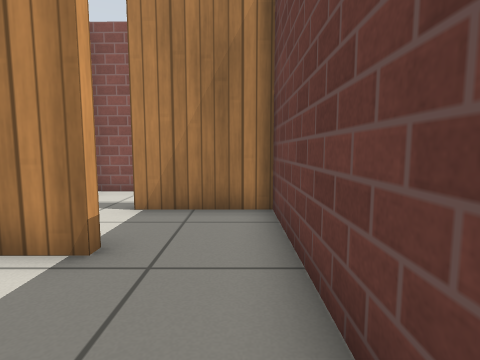
view 1 (above)

17 first-person views from a walk through a robot-simulator world made for Gazebo. The camera is 0.64 m above the floor, tilts 6° down and sees 80° across. The floor is counted in squares, 0.5 m on a side. Each view is taken from the middle of a square. On the plan, view 1 faces up. The plan holds only what a view shows up to about 13 squares ahead; the rest is blank. Gazebo's built-in surfaces are drawn with simple patterns.

view 2
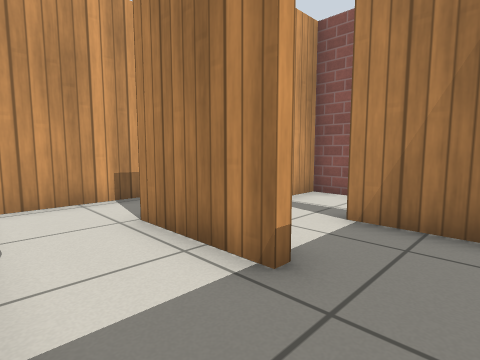

view 3
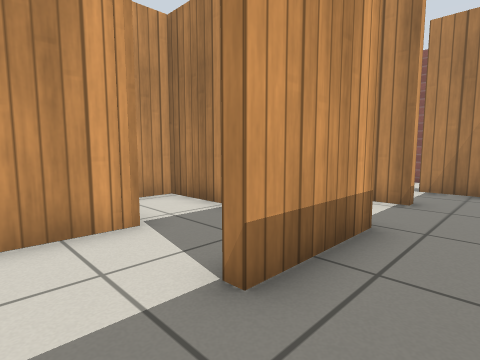

view 4
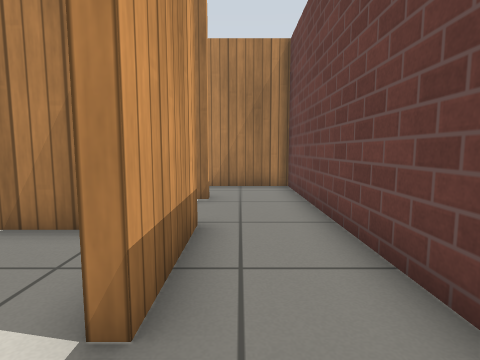

view 5
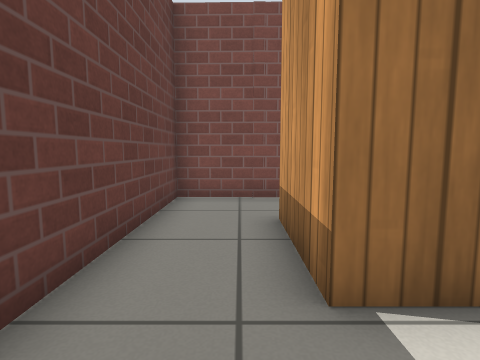

view 6
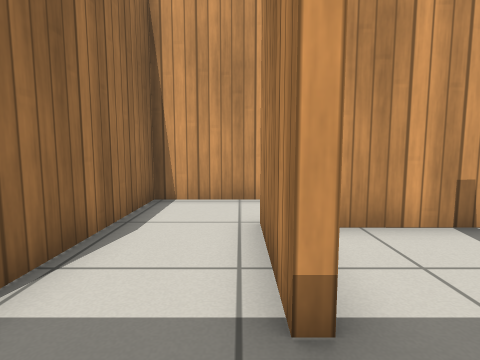

view 7
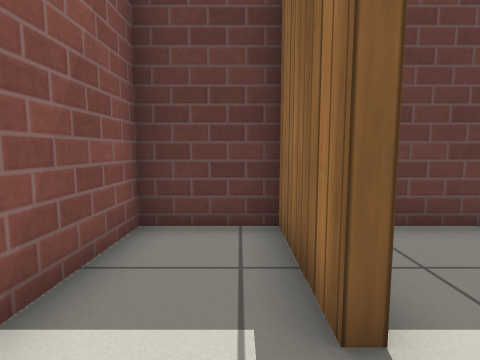

view 8
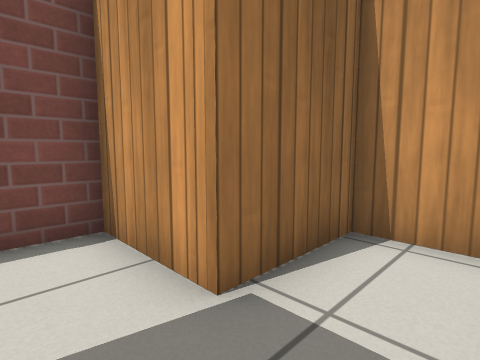

view 9
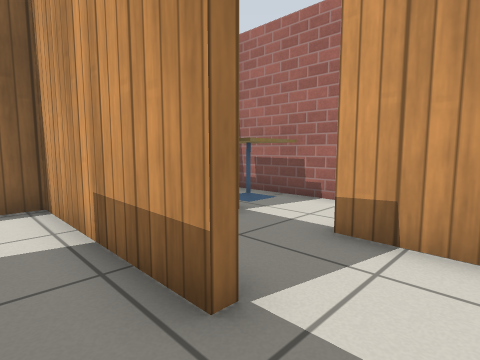

view 10
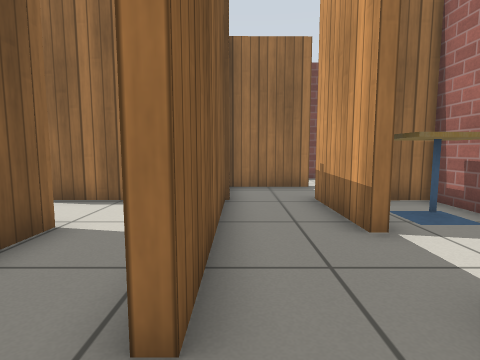

view 11
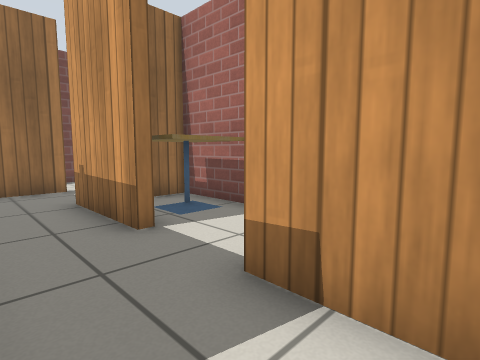

view 12
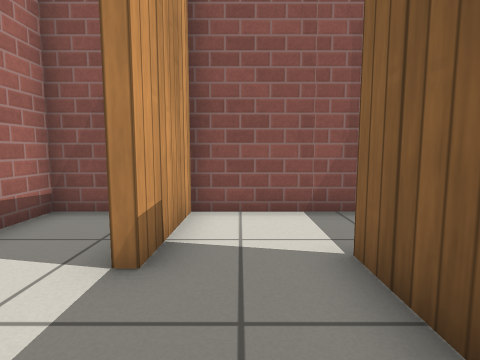

view 13
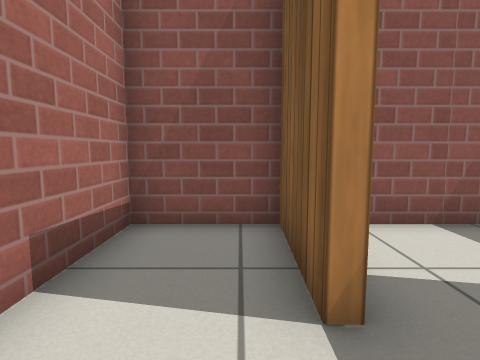

view 14
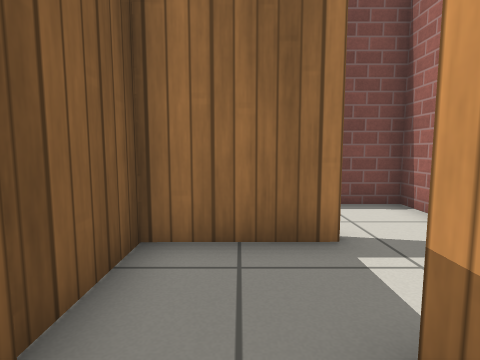

view 15
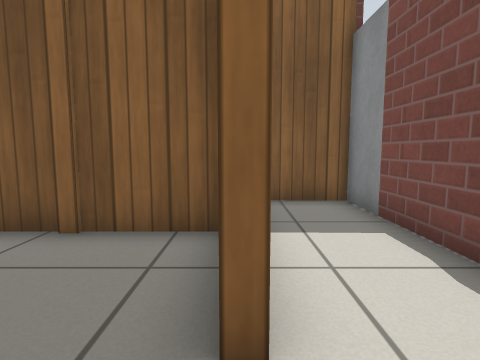

view 16
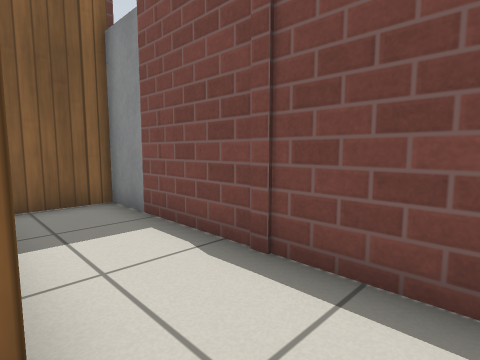

view 17
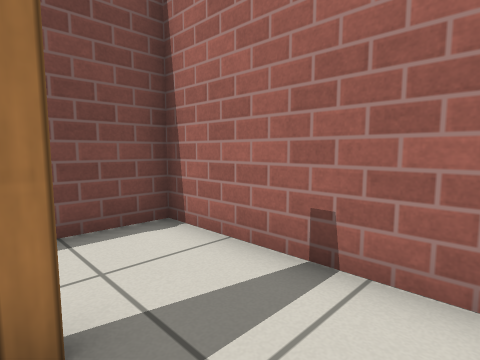

### Floor plan
Points are (right, up) in squares from view 1. A wall is a line through its corners. A room is listed if a view was taken in it or the views show most of it. See-through windows are left out.
Room 1 (views 1, 2, 3, 4, 5, 6, 9)
walls: (-1.7, 3.7) (-1.7, 3.4) (-4.8, 3.4) (-4.8, 4.5); (-7.3, 6.4) (-7.3, 0.8) (-1.7, 0.8) (-1.7, -2.2) (-2.1, -2.2); (-2.4, -4.7) (0.7, -4.7) (0.7, 3.5); (-6.5, 8.8) (-7.5, 8.8)
ways out: opening at (-8, 7.5) to room 4; opening at (-0.5, 4) to room 9; opening at (-2, -3.5) to room 10
Room 2 (view 7)
walls: (-2.4, 6.4) (0.7, 6.4) (0.7, 8.8) (-4.4, 8.8) (-4.4, 7.6); (-4.4, 7) (-4.5, 5.6)
ways out: opening at (-3.5, 6) to room 11
Room 3 (view 8)
walls: (-3.5, 0.5) (-7.3, 0.5) (-7.3, -1.9) (-4.6, -1.8)
ways out: opening at (-3.5, -2) to room 10
Room 4 (views 10, 11)
walls: (-7.6, 5.4) (-7.6, 6.4); (-7.5, 8.8) (-10, 8.8) (-10.1, 6)
ways out: opening at (-8, 7.5) to room 1; opening at (-9, 6) to room 5
Room 5 (views 12, 14, 17)
walls: (-10, 3.7) (-10, 0.4); (-10.4, -1.9) (-7.6, -1.9) (-7.6, 5.4)
ways out: opening at (-9, 6) to room 4; opening at (-10, 4.5) to room 6; opening at (-10, -0.5) to room 7
Room 6 (view 13)
walls: (-10.1, 6) (-10.4, 6) (-10.5, 8.8) (-12.9, 8.8) (-12.8, 0.8) (-11.7, 0.8); (-10.4, 3.7) (-10, 3.7)
ways out: opening at (-10, 4.5) to room 5
objects: cafe table (-12, 2) to (-11, 3)
Room 7 (views 15, 16)
walls: (-12.8, -0.1) (-12.8, -2.5)
ways out: opening at (-10, -0.5) to room 5; opening at (-11.5, -2) to room 8
Room 8 (no view inside)
walls: (-12.8, -2.5) (-12.8, -4.7) (-6.5, -4.7); (-4.9, -4.7) (-4.9, -2.7)
ways out: opening at (-11.5, -2) to room 7
objects: door leaf (-6, -5)
Room 9 (no view inside)
walls: (0.7, 3.5) (0.7, 6) (-1.4, 6)
ways out: opening at (-0.5, 4) to room 1; opening at (-2, 5) to room 11
Room 10 (no view inside)
walls: (-4.6, -1.8) (-4.6, -4.7) (-2.4, -4.7)
ways out: opening at (-2, -3.5) to room 1; opening at (-3.5, -2) to room 3
Room 11 (no view inside)
walls: (-4.5, 5.6) (-4.5, 4.6); (-1.4, 6) (-2.4, 6)
ways out: opening at (-3.5, 6) to room 2; opening at (-2, 5) to room 9

Positions as (right, up) in squares from view 1, and headings:
1: (0, 0), facing up
2: (0, 1), facing up-left
3: (0, -4), facing up-left
4: (-1, -4), facing up
5: (-1, 3), facing down
6: (0, 3), facing left
7: (-4, 7), facing right
8: (-3, 0), facing down-left
9: (-6, 8), facing down-left
10: (-8, 8), facing down
11: (-8, 8), facing down-left
12: (-9, 3), facing up
13: (-11, 4), facing up
14: (-9, 2), facing down
15: (-12, -2), facing right
16: (-12, -2), facing down-right
17: (-10, 0), facing down-left
